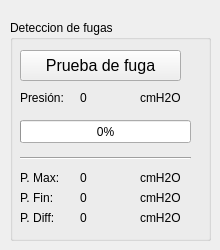
    <widget class="QWidget" name="tab_10">
     <attribute name="title">
      <string>Mantenimiento</string>
     </attribute>
     <widget class="QGroupBox" name="groupBox_14">
      <property name="geometry">
       <rect>
        <x>10</x>
        <y>20</y>
        <width>201</width>
        <height>221</height>
       </rect>
      </property>
      <property name="title">
       <string>Deteccion de fugas</string>
      </property>
      <widget class="QPushButton" name="pushButton_pressLeaks">
       <property name="geometry">
        <rect>
         <x>10</x>
         <y>30</y>
         <width>161</width>
         <height>31</height>
        </rect>
       </property>
       <property name="font">
        <font>
         <pointsize>12</pointsize>
        </font>
       </property>
       <property name="text">
        <string>Prueba de fuga</string>
       </property>
      </widget>
      <widget class="QLabel" name="label_pressLeaks">
       <property name="geometry">
        <rect>
         <x>70</x>
         <y>70</y>
         <width>61</width>
         <height>16</height>
        </rect>
       </property>
       <property name="text">
        <string>0</string>
       </property>
      </widget>
      <widget class="QProgressBar" name="progressBar_pressLeak">
       <property name="geometry">
        <rect>
         <x>10</x>
         <y>100</y>
         <width>171</width>
         <height>23</height>
        </rect>
       </property>
       <property name="value">
        <number>0</number>
       </property>
      </widget>
      <widget class="QLabel" name="label_pressLeaks_2">
       <property name="geometry">
        <rect>
         <x>130</x>
         <y>70</y>
         <width>51</width>
         <height>16</height>
        </rect>
       </property>
       <property name="text">
        <string>cmH2O</string>
       </property>
      </widget>
      <widget class="QLabel" name="label_13">
       <property name="geometry">
        <rect>
         <x>10</x>
         <y>70</y>
         <width>51</width>
         <height>16</height>
        </rect>
       </property>
       <property name="text">
        <string>Presión:</string>
       </property>
      </widget>
      <widget class="Line" name="line_10">
       <property name="geometry">
        <rect>
         <x>10</x>
         <y>130</y>
         <width>171</width>
         <height>16</height>
        </rect>
       </property>
       <property name="orientation">
        <enum>Qt::Horizontal</enum>
       </property>
      </widget>
      <widget class="QLabel" name="label_pressLeaksMax">
       <property name="geometry">
        <rect>
         <x>70</x>
         <y>150</y>
         <width>61</width>
         <height>16</height>
        </rect>
       </property>
       <property name="text">
        <string>0</string>
       </property>
      </widget>
      <widget class="QLabel" name="label_pressLeaks_4">
       <property name="geometry">
        <rect>
         <x>130</x>
         <y>150</y>
         <width>51</width>
         <height>16</height>
        </rect>
       </property>
       <property name="text">
        <string>cmH2O</string>
       </property>
      </widget>
      <widget class="QLabel" name="label_17">
       <property name="geometry">
        <rect>
         <x>10</x>
         <y>150</y>
         <width>51</width>
         <height>16</height>
        </rect>
       </property>
       <property name="text">
        <string>P. Max:</string>
       </property>
      </widget>
      <widget class="QLabel" name="label_18">
       <property name="geometry">
        <rect>
         <x>10</x>
         <y>170</y>
         <width>51</width>
         <height>16</height>
        </rect>
       </property>
       <property name="text">
        <string>P. Fin:</string>
       </property>
      </widget>
      <widget class="QLabel" name="label_pressLeaks_5">
       <property name="geometry">
        <rect>
         <x>130</x>
         <y>170</y>
         <width>51</width>
         <height>16</height>
        </rect>
       </property>
       <property name="text">
        <string>cmH2O</string>
       </property>
      </widget>
      <widget class="QLabel" name="label_pressLeaksFin">
       <property name="geometry">
        <rect>
         <x>70</x>
         <y>170</y>
         <width>61</width>
         <height>16</height>
        </rect>
       </property>
       <property name="text">
        <string>0</string>
       </property>
      </widget>
      <widget class="QLabel" name="label_pressLeaksDiff">
       <property name="geometry">
        <rect>
         <x>70</x>
         <y>190</y>
         <width>61</width>
         <height>16</height>
        </rect>
       </property>
       <property name="text">
        <string>0</string>
       </property>
      </widget>
      <widget class="QLabel" name="label_19">
       <property name="geometry">
        <rect>
         <x>10</x>
         <y>190</y>
         <width>51</width>
         <height>16</height>
        </rect>
       </property>
       <property name="text">
        <string>P. Diff:</string>
       </property>
      </widget>
      <widget class="QLabel" name="label_pressLeaks_8">
       <property name="geometry">
        <rect>
         <x>130</x>
         <y>190</y>
         <width>51</width>
         <height>16</height>
        </rect>
       </property>
       <property name="text">
        <string>cmH2O</string>
       </property>
      </widget>
     </widget>
    </widget>
